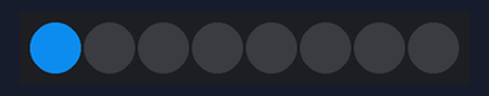
Bench run of a sketch on a simulated Arduino Uno, built with avr-gcc and run on an emulated ATmega328P. On the bench: 8 RGB LEDs in strip order, left to right. The strip is taken to match the declared colour order.

Above: at 1.1 s.
At 5.1 s:
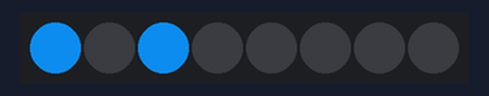
At 10.1 s:
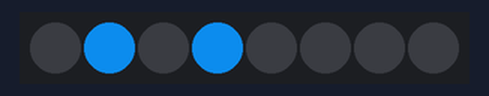
At 19.1 s:
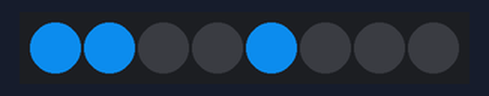
At 28.1 s:
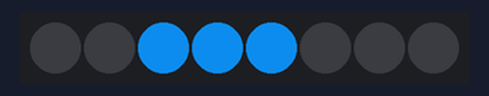
At 38.1 s:
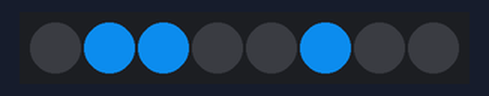
Timing chart, 0 to 40.0 s (numbered marks = the images above):
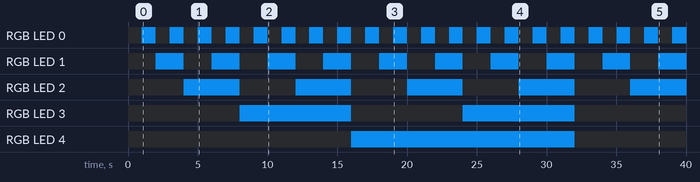

The sketch:

neoPixelStrip_test.ino
```cpp
#include <Adafruit_NeoPixel.h>

const byte neoStripPin = 11;
const byte neoStrip = 8;
byte neoBright = 10;

Adafruit_NeoPixel strip = Adafruit_NeoPixel(neoStrip, neoStripPin, NEO_RGB);

void setup()
{
  strip.begin();
  //strip.setBrightness(neoBright);
}

void loop()
{
  for(int i = 0; i < 60; i++)
  {
    showSecond(i);
    delay(1000);
  }
}

int showSecond(int second)
{
  for(int i = 0; i < 6; i++)
  {
    if((second >> i) & 1) //Testar det binära talet om det är en 1 eller 0, för att testa så skiftar vi siffran
    {
      strip.setPixelColor(i, strip.Color(10, 118, 200));
    }
    else
    {
      strip.setPixelColor(i, strip.Color(0, 0, 0));
    }
  }
  strip.show();
}
```

Measured:
- by itself, RGB LED 0: alternates RGB(10, 118, 200) for 1.0 s and off for 1.0 s
- by itself, RGB LED 1: alternates RGB(10, 118, 200) for 2.0 s and off for 2.0 s
- by itself, RGB LED 2: alternates RGB(10, 118, 200) for 4.0 s and off for 4.0 s
- by itself, RGB LED 3: alternates RGB(10, 118, 200) for 8.0 s and off for 8.0 s
- by itself, RGB LED 4: off → RGB(10, 118, 200) at 16.0 s, → off 16.0 s later
- what the display in image 0 shows lasts 1.0 s, from 1.0 s to 2.0 s
